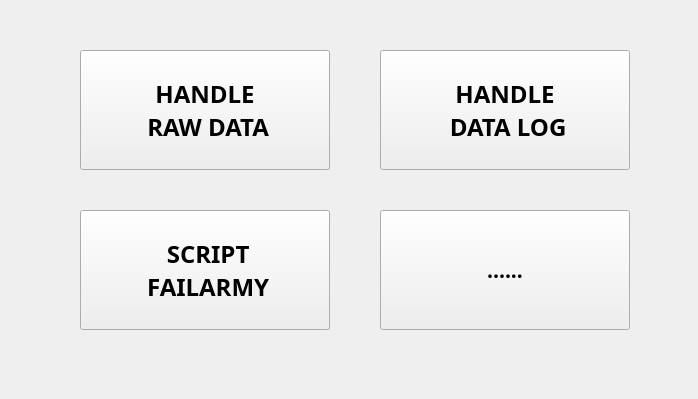
<?xml version="1.0" encoding="UTF-8"?>
<ui version="4.0">
 <class>MainWindow</class>
 <widget class="QMainWindow" name="MainWindow">
  <property name="geometry">
   <rect>
    <x>0</x>
    <y>0</y>
    <width>698</width>
    <height>399</height>
   </rect>
  </property>
  <property name="windowTitle">
   <string>MainWindow</string>
  </property>
  <property name="styleSheet">
   <string notr="true">background-image:url(:/icon/11.jfif)</string>
  </property>
  <widget class="QWidget" name="centralwidget">
   <widget class="QPushButton" name="btn_RawData">
    <property name="geometry">
     <rect>
      <x>80</x>
      <y>50</y>
      <width>250</width>
      <height>120</height>
     </rect>
    </property>
    <property name="font">
     <font>
      <family>Arial Black</family>
      <pointsize>18</pointsize>
      <weight>75</weight>
      <bold>true</bold>
     </font>
    </property>
    <property name="text">
     <string>HANDLE
 RAW DATA</string>
    </property>
   </widget>
   <widget class="QPushButton" name="btn_DataLog">
    <property name="geometry">
     <rect>
      <x>380</x>
      <y>50</y>
      <width>250</width>
      <height>120</height>
     </rect>
    </property>
    <property name="font">
     <font>
      <family>Arial Black</family>
      <pointsize>18</pointsize>
      <weight>75</weight>
      <bold>true</bold>
     </font>
    </property>
    <property name="styleSheet">
     <string notr="true"/>
    </property>
    <property name="text">
     <string>HANDLE
 DATA LOG</string>
    </property>
   </widget>
   <widget class="QPushButton" name="btn_ScriptFailarmy">
    <property name="geometry">
     <rect>
      <x>80</x>
      <y>210</y>
      <width>250</width>
      <height>120</height>
     </rect>
    </property>
    <property name="font">
     <font>
      <family>Arial Black</family>
      <pointsize>18</pointsize>
      <weight>75</weight>
      <bold>true</bold>
     </font>
    </property>
    <property name="text">
     <string> SCRIPT
 FAILARMY</string>
    </property>
   </widget>
   <widget class="QPushButton" name="pushButton_4">
    <property name="geometry">
     <rect>
      <x>380</x>
      <y>210</y>
      <width>250</width>
      <height>120</height>
     </rect>
    </property>
    <property name="font">
     <font>
      <family>Arial Black</family>
      <pointsize>16</pointsize>
      <weight>75</weight>
      <bold>true</bold>
     </font>
    </property>
    <property name="text">
     <string>......</string>
    </property>
   </widget>
  </widget>
 </widget>
 <resources>
  <include location="Source/qrc/image.qrc"/>
 </resources>
 <connections/>
</ui>
